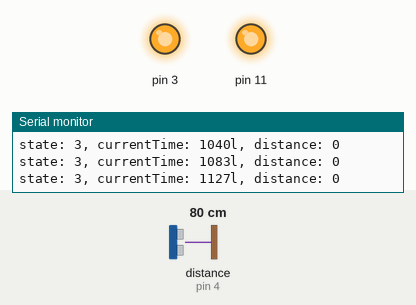
Recording of a sketch running on a simulated Arduino Uno, built with avr-gcc and run on an emulated ATmega328P. Parts: output pins drawn as LEDs (lit = HIGH), the last lines printed to the serial monitor. The test bench sets the inputs (shaded band); at power-on: distance to the obstacle (sensor on pin 4) 80 cm. Random numbers use the default seed unless the sketch sets one.

Above: at 1.2 s.
1.3 s: distance to the obstacle (sensor on pin 4) set to 2 cm
At 2.0 s:
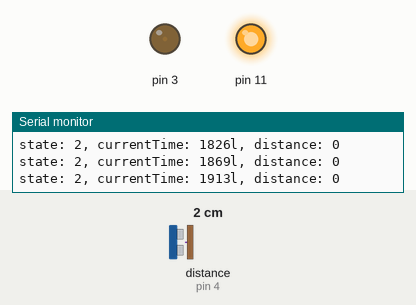
4.3 s: distance to the obstacle (sensor on pin 4) set to 9 cm
7.3 s: distance to the obstacle (sensor on pin 4) set to 12 cm
At 8.4 s:
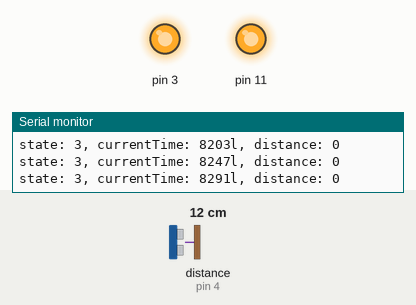
8.9 s: distance to the obstacle (sensor on pin 4) set to 4 cm
At 9.4 s:
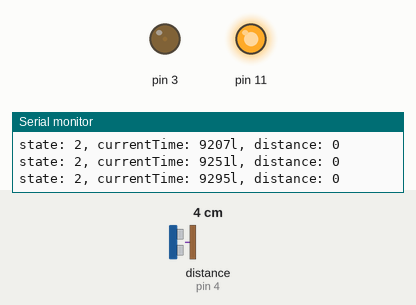
11.9 s: distance to the obstacle (sensor on pin 4) set to 18 cm
Timing chart, 0 to 31.5 s (numbered marks = the images above; inputs shaded):
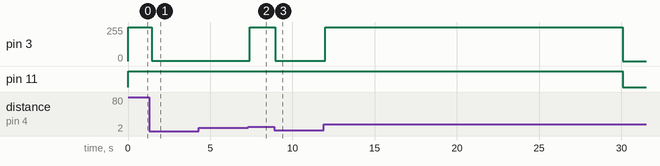

The sketch:

Leebot.ino
```cpp
/*
@file leebot.ino
@brief Arduino robot vehicle firmware
@author Adam Li

*/

#define ENABLE_ARDUINO_MOTOR_DRIVER
#define ENABLE_NEWPING_DISTANCE_SENSOR_DRIVER
#define ENABLE_BT_SERIAL
#define LOGGING

#define RUN_TIME 30
#define TOO_CLOSE 10
#define MAX_DISTANCE (TOO_CLOSE * 20)

#include "logging.h"

#ifdef ENABLE_BT_SERIAL
#include<SoftwareSerial.h>
#define BT_RX_PIN 16
#define BT_TX_PIN 17
SoftwareSerial BTSerial(BT_RX_PIN, BT_TX_PIN);
#endif

#ifdef ENABLE_ARDUINO_MOTOR_DRIVER
#include "arduino_motor_driver.h"
#define RIGHT_MOTOR_INIT 1 //1 == A, 2 == B
#define LEFT_MOTOR_INIT 2
#endif

#ifdef ENABLE_NEWPING_DISTANCE_SENSOR_DRIVER
#include <NewPing.h>
#include "newping_distance_sensor.h"
#define DISTANCE_SENSOR_INIT 7, 4, MAX_DISTANCE
#endif

#include "moving_average.h"

namespace Leebot
{
  class Robot
  {
  public:
    /*
    @brief Class constructor
     */
     Robot()
       : leftMotor(LEFT_MOTOR_INIT), rightMotor(RIGHT_MOTOR_INIT),
         distanceSensor(DISTANCE_SENSOR_INIT),
         distanceAverage(MAX_DISTANCE)
     {
       initialize();
     }


     /*
       @brief Initialize the robot states of LEFT/RIGHT motor
     */
     void initialize()
     {
       endTime = millis() + RUN_TIME * 1000;
       move();
     }

     /*
       @brief Update the state of the robot based on input from sensor and remote control.
       Must be called repeatedly while the robot is in operation.
     */
     void run()
     {
       if(stopped())
         return;

       unsigned long currentTime = millis();
       //unsigned long elapsedTime = currentTime - startTime;
       unsigned int distance = distanceAverage.add(distanceSensor.getDistance());
       log("state: %d, currentTime: %ul, distance: %u\n", state, currentTime, distance);

       if(doneRunning(currentTime))
         stop();
       else if(moving()) {
         if(obstacleAhead(distance))
           turn(currentTime);
       }
       else if(turning()) {
         if(doneTurning(currentTime, distance))
           move();
       }
     }

  protected:
     bool moving() {
       return (state == stateMoving);
     }
     bool turning() {
       return (state == stateTurning);
     }
     bool stopped() {
       return (state == stateStopped);
     }
     void move()
     {
       leftMotor.setSpeed(255);
       rightMotor.setSpeed(255);
       state = stateMoving;
     }
     void stop()
     {
       leftMotor.setSpeed(0);
       rightMotor.setSpeed(0);
       state = stateStopped;
     }
     bool doneRunning(unsigned long currentTime)
     {
       return (currentTime >= endTime);
     }
     bool obstacleAhead(unsigned int distance)
     {
       return (distance <= TOO_CLOSE);
     }
     bool turn(unsigned long currentTime)
     {
       if(random(2) == 0) {
         leftMotor.setSpeed(-255);
         rightMotor.setSpeed(255);
       }
       else {
         leftMotor.setSpeed(255);
         rightMotor.setSpeed(-255);
       }
       state = stateTurning;
       endStateTime = currentTime + random(500, 1000);
     }
     bool doneTurning(unsigned long currentTime, unsigned int distance)
     {
       if (currentTime >= endStateTime)
         return (distance > TOO_CLOSE);
       return false;
     }

  private:
    Motor leftMotor;            //Motor initialization for leftMotor
    Motor rightMotor;           //Motor initialization for rightMotor
    DistanceSensor distanceSensor;
    MovingAverage<unsigned int, 3> distanceAverage;

    enum state_t { stateStopped, stateRunning, stateTurning, stateMoving };  //enumeration of robot state
    state_t state;              //initialization of that state
    unsigned long endTime;      //defines how long this will program will run
    unsigned long endStateTime; //indicate when action ends
  };
};

Leebot::Robot robot;

void setup()
{
  Serial.begin(9600);
  BTSerial.begin(9600);
  robot.initialize();
}

void loop()
{
  robot.run();
}
```

Measured:
- the behaviour switches between 10 and 11 cm on distance to the obstacle (sensor on pin 4) (found by bisection; images 1 and 2)
- after the input at 1.3 s, pin 3: 255/255 → 1/255 after 0.13 s
- after the input at 7.3 s, pin 3: 1/255 → 255/255 after 0.12 s
- after the input at 8.9 s, pin 3: 255/255 → 1/255 after 0.05 s
